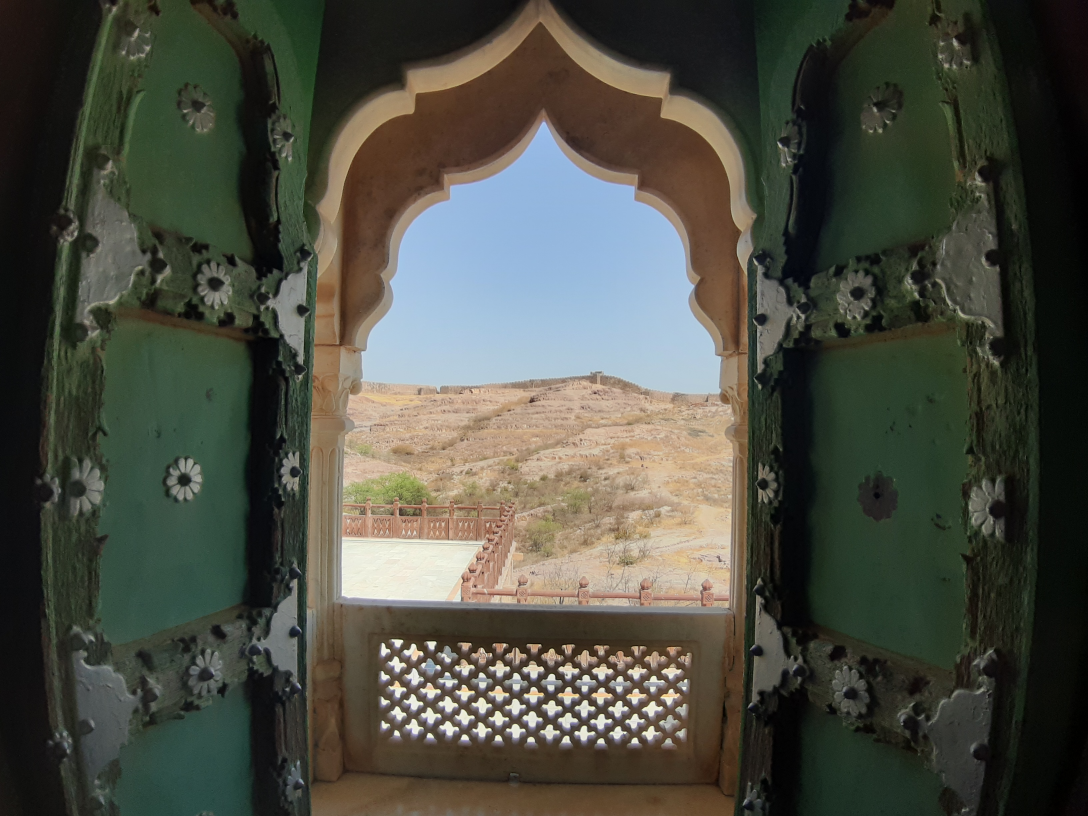
#> input picture data/input/i10.jpg, 3264 x 2448 px (shown at 1/3 size); its folder holds only this picture in this run
$ python basic1.py
#> lines starting #> are read from the running program, lines starting #| are printed output that depends on the picture
import cv2
import numpy as np
import os
import sys
from get_diff import compute

pathIn = './data/input/'
pathOut='./data/output/'
files = [f for f in os.listdir(pathIn)]
s=set()
for i in range(len(files)):
    img1=cv2.imread(pathIn+files[i],0)
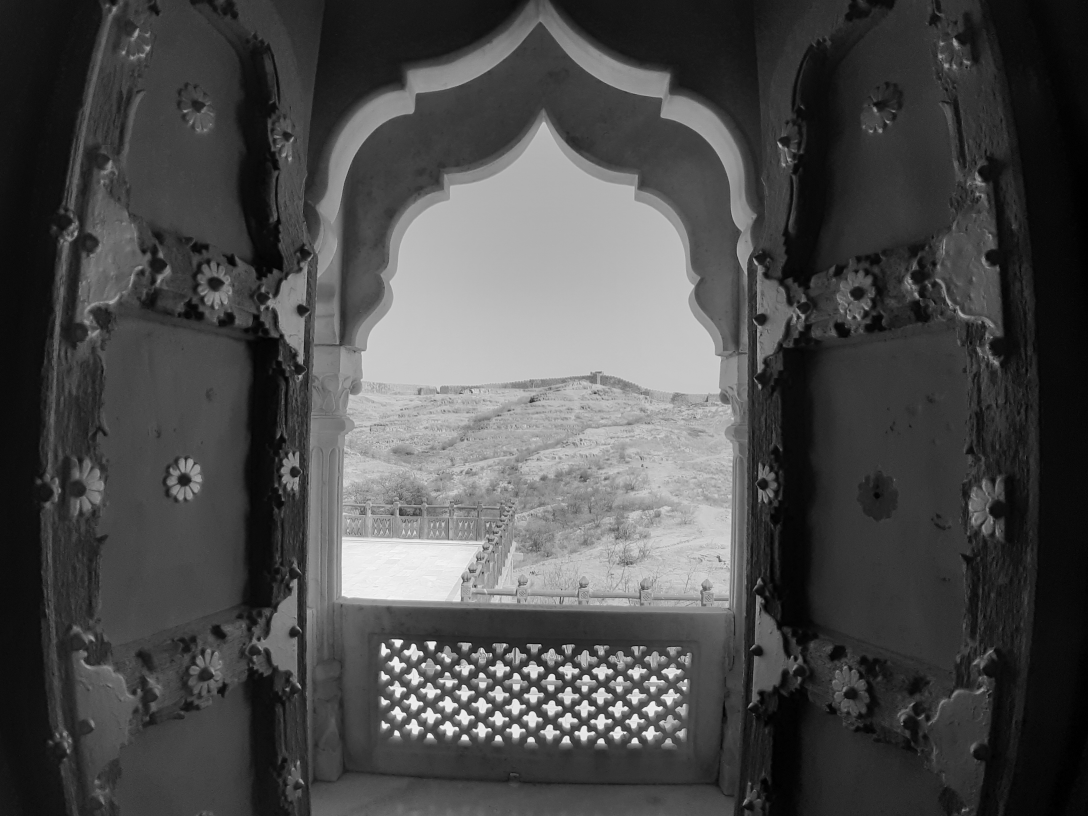
#> img1: shape (2448, 3264) (shown at 1/3 size); min 0, max 255, mean 75
    img1=cv2.resize(img1, (1050, 1610))
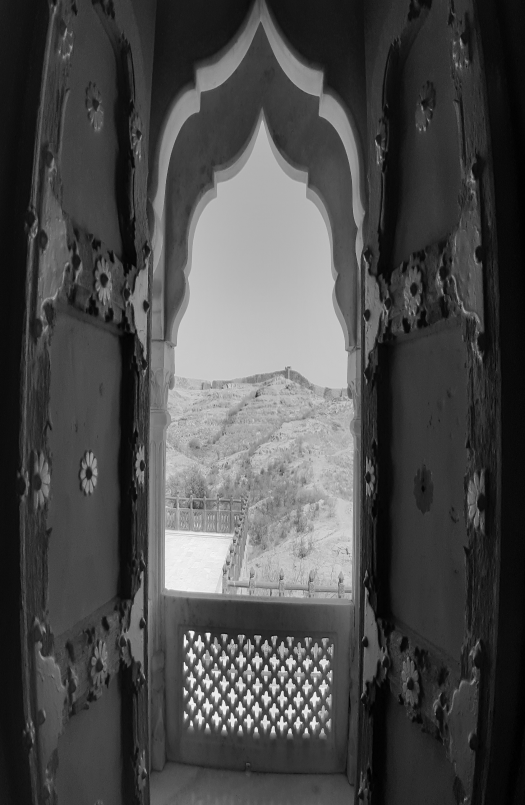
#> img1: shape (1610, 1050) (shown at 1/2 size); min 0, max 252, mean 74.9
    for j in range(i+1,len(files)):
        img2=cv2.imread(pathIn+files[j],0)
        img2=cv2.resize(img2, (1050, 1610))
        rows,cols=img2.shape[:2]
        for angle in range(0,6):
            #getRotationMatrix2D creates a matrix needed for transformation.
            # We want matrix for rotation w.r.t center to 45 degree without scaling.
            mat=cv2.getRotationMatrix2D((cols / 2, rows / 2), angle, 1)
            img3=cv2.warpAffine(img2, mat, (cols, rows))
            dif=compute(img1,img3)
            if(dif<10):
                print("Duplicate found of Image IDs "+ str(i)+" "+str(j))
                s.add(j)
                break


print("Total duplicates are : "+str(len(s)))
cnt=1
for i in range(len(files)):
    if i in s:
        continue
    else:
        img=cv2.imread(pathIn+files[i])
#> img is the input picture: shape (2448, 3264, 3); mean B, G, R 66.2, 76.5, 75.3
        cv2.imwrite(str(pathOut)+"out "+str(cnt)+".jpg",img)
        cv2.waitKey(0)
        cnt+=1

$ run again, on data/input/i8.jpg
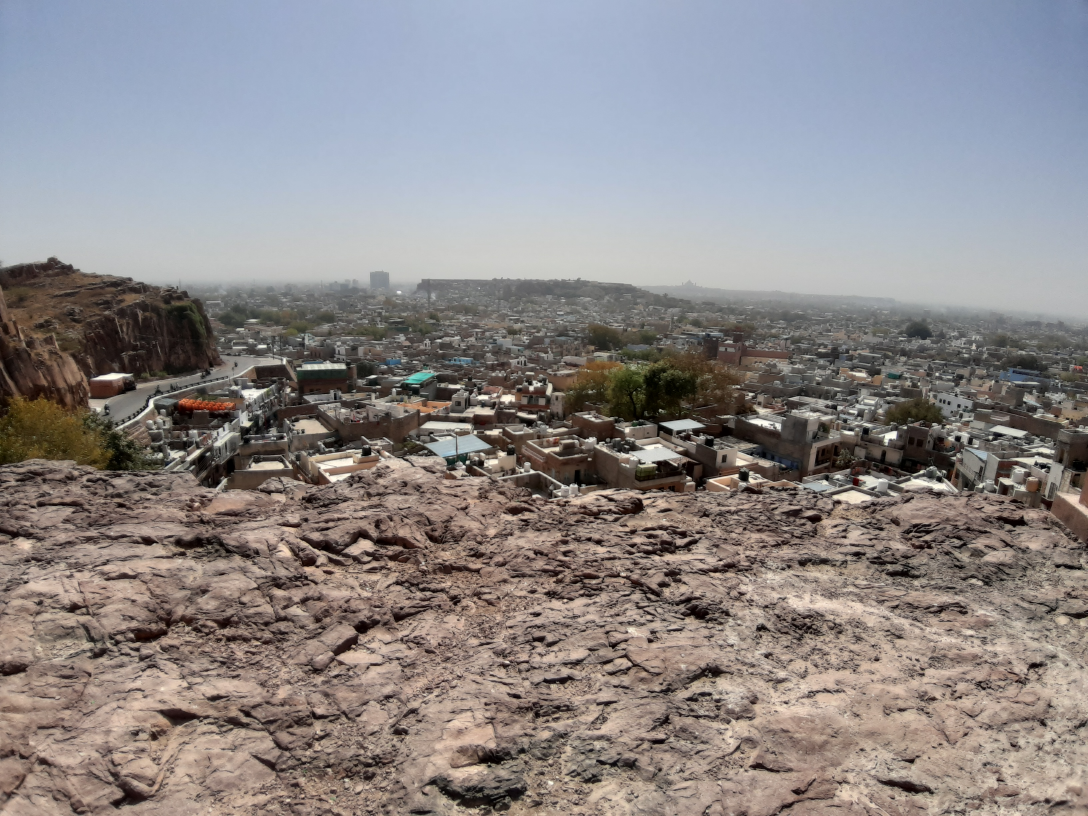
#> input picture data/input/i8.jpg, 3264 x 2448 px (shown at 1/3 size)
#> `img1=cv2.imread(pathIn+files[i],0)`:
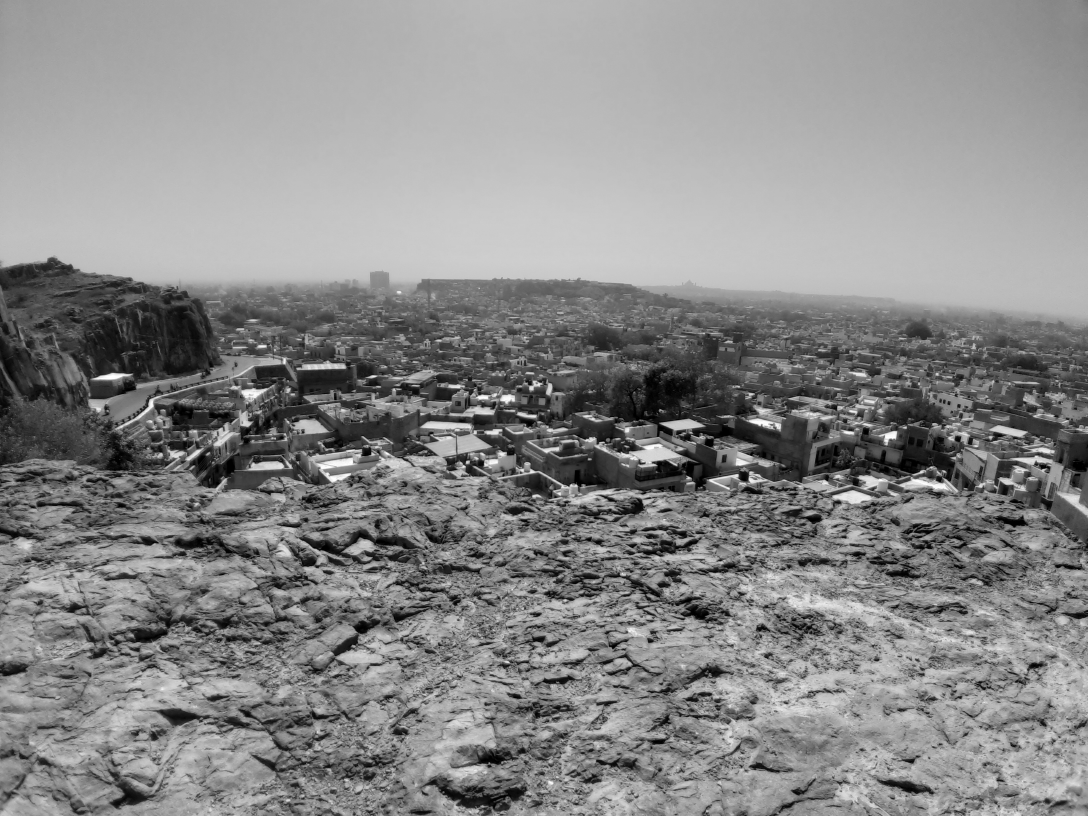
#> img1: shape (2448, 3264) (shown at 1/3 size); min 0, max 255, mean 137.3
#> `img1=cv2.resize(img1, (1050, 1610))`:
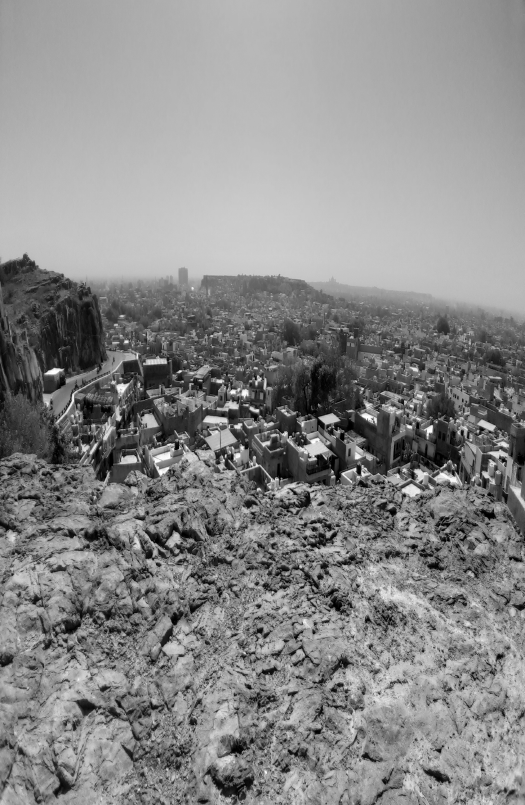
#> img1: shape (1610, 1050) (shown at 1/2 size); min 0, max 255, mean 137.2
#> img is the input picture: shape (2448, 3264, 3); mean B, G, R 136.1, 135.9, 140.6

$ run again, on data/input/i12.jpg
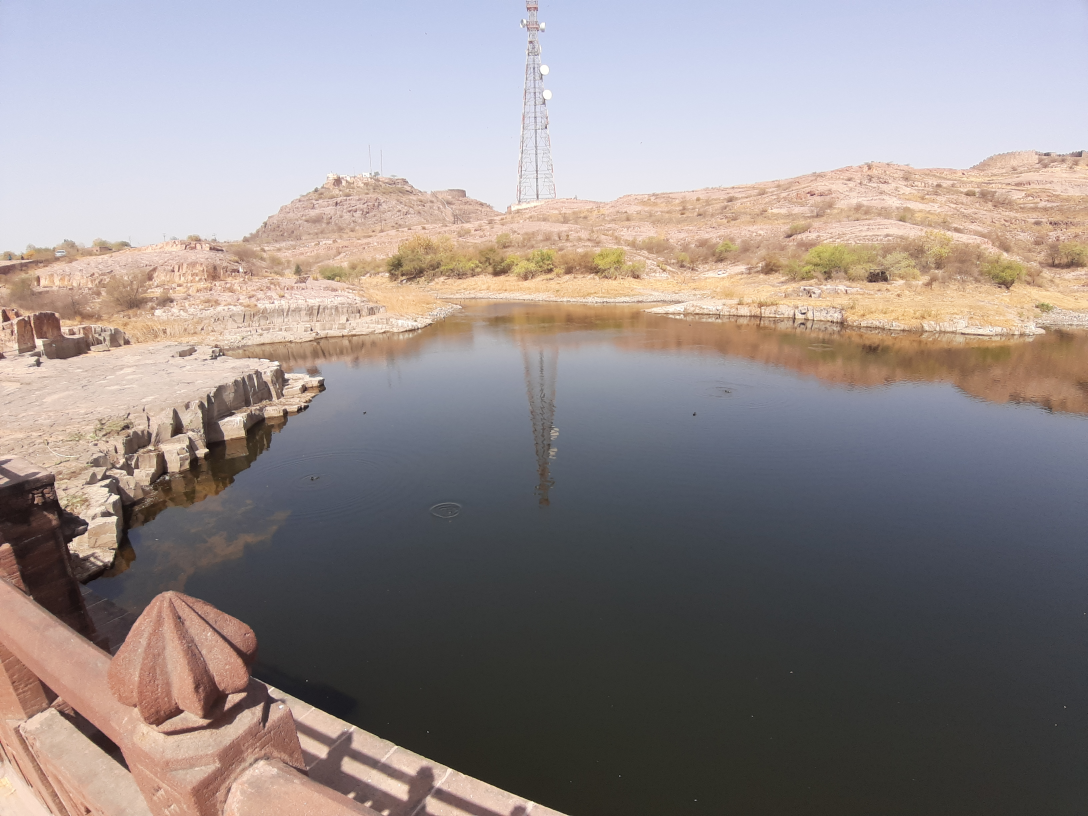
#> input picture data/input/i12.jpg, 3264 x 2448 px (shown at 1/3 size)
#> `img1=cv2.imread(pathIn+files[i],0)`:
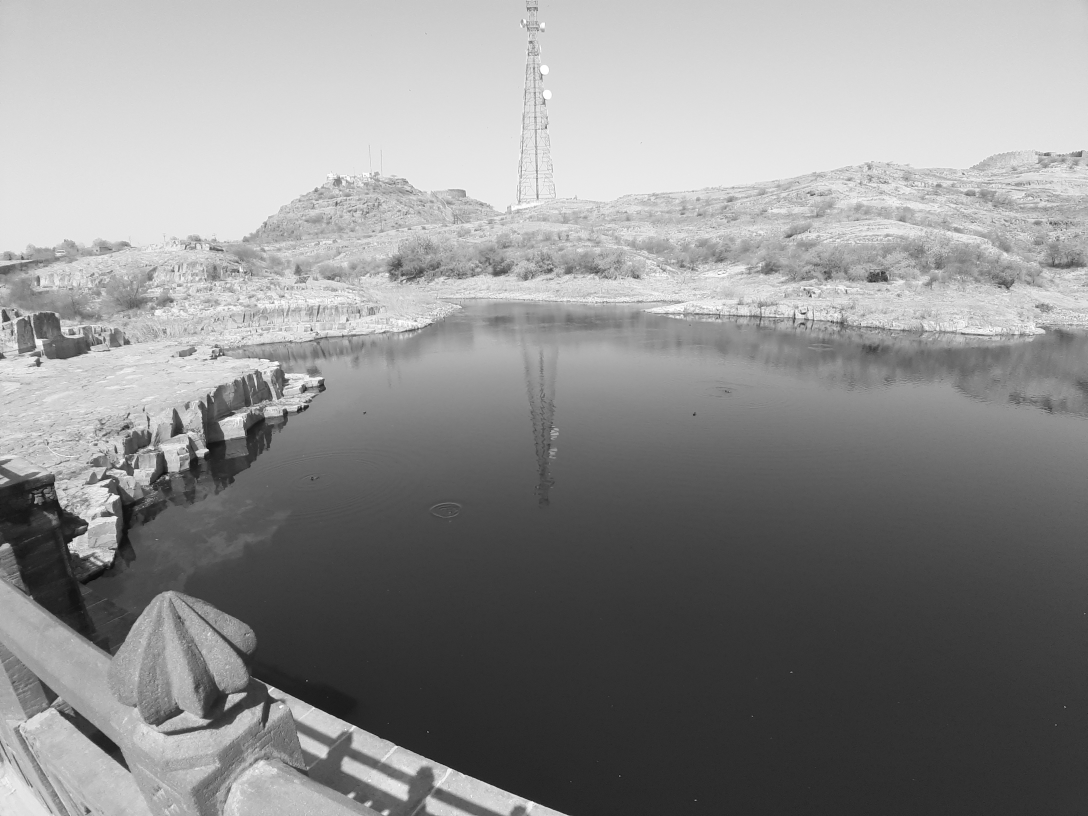
#> img1: shape (2448, 3264) (shown at 1/3 size); min 0, max 255, mean 142.2
#> `img1=cv2.resize(img1, (1050, 1610))`:
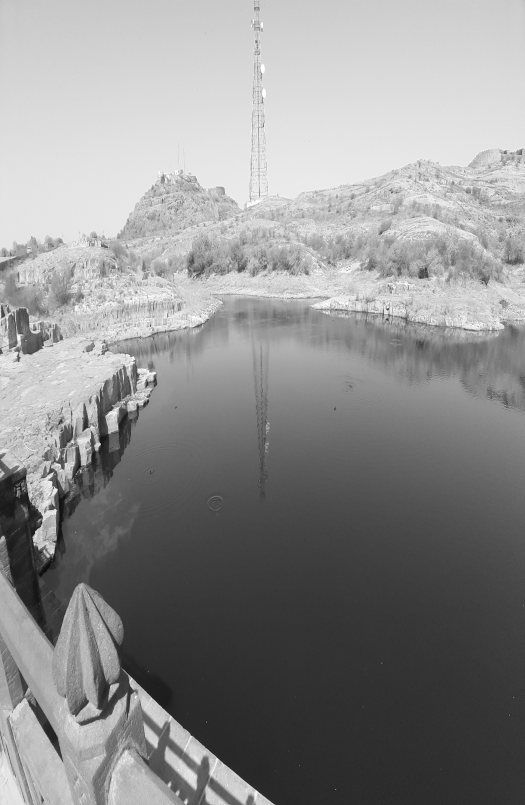
#> img1: shape (1610, 1050) (shown at 1/2 size); min 3, max 255, mean 142.1
#> img is the input picture: shape (2448, 3264, 3); mean B, G, R 138.6, 139.5, 148.7
